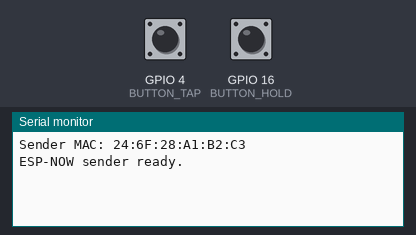
Simulated run of this sketch. Board: ESP32. Parts: the last lines printed to the serial monitor. The test bench sets the inputs (shaded band); at power-on: GPIO 4 (BUTTON_TAP) HIGH, GPIO 16 (BUTTON_HOLD) HIGH.

Above: at 1.2 s.
1.3 s: GPIO 4 (BUTTON_TAP) pulled LOW for 0.15 s
At 2.1 s:
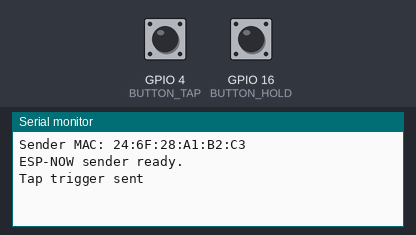
2.9 s: GPIO 16 (BUTTON_HOLD) pulled LOW for 0.15 s
At 3.3 s:
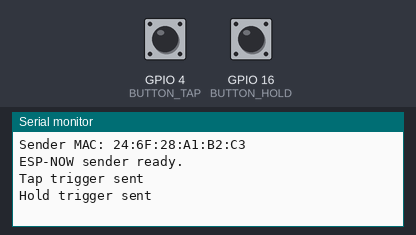

Measured:
- after the input at 1.3 s, the serial monitor: prints a new line at once (image 1)
- after the input at 2.9 s, the serial monitor: prints a new line at once (image 2)

The sketch:

sender.ino
```cpp
#include <WiFi.h>
#include <esp_now.h>

#define BUTTON_TAP 4
#define BUTTON_HOLD 16

uint8_t receiverMac[] = { 0x34, 0xB7, 0xDA, 0x53, 0x78, 0xD4 }; // Receiver MAC

typedef struct struct_message {
  uint8_t trigger;
} struct_message;

void setup() {
  Serial.begin(115200);
  pinMode(BUTTON_TAP, INPUT_PULLUP);
  pinMode(BUTTON_HOLD, INPUT_PULLUP);

  WiFi.mode(WIFI_STA);
  Serial.print("Sender MAC: ");
  Serial.println(WiFi.macAddress());

  if (esp_now_init() != ESP_OK) {
    Serial.println("ESP-NOW init failed");
    while (1);
  }

  esp_now_peer_info_t peerInfo = {};
  memcpy(peerInfo.peer_addr, receiverMac, 6);
  peerInfo.channel = 0;
  peerInfo.encrypt = false;

  if (esp_now_add_peer(&peerInfo) != ESP_OK) {
    Serial.println("Failed to add peer");
    while (1);
  }

  Serial.println("ESP-NOW sender ready.");
}

void loop() {
  static bool lastTap = HIGH;
  static bool lastHold = HIGH;
  bool tapNow = digitalRead(BUTTON_TAP);
  bool holdNow = digitalRead(BUTTON_HOLD);

  struct_message msg;

  if (lastTap == HIGH && tapNow == LOW) {
    msg.trigger = 1;
    esp_now_send(receiverMac, (uint8_t *)&msg, sizeof(msg));
    Serial.println("Tap trigger sent");
    delay(50);
  }

  if (lastHold == HIGH && holdNow == LOW) {
    msg.trigger = 2;
    esp_now_send(receiverMac, (uint8_t *)&msg, sizeof(msg));
    Serial.println("Hold trigger sent");
    delay(50);
  }

  lastTap = tapNow;
  lastHold = holdNow;
}
```
